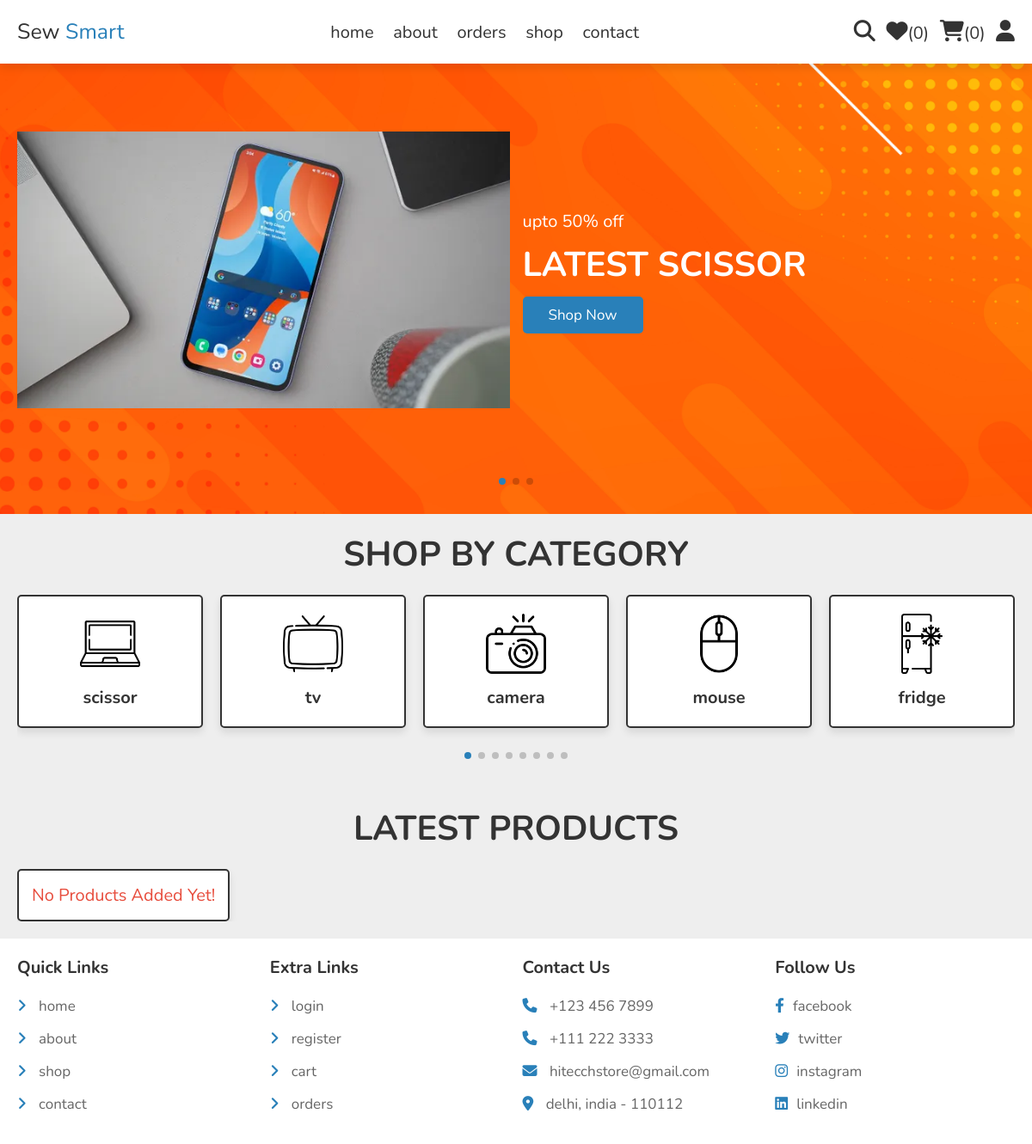
Page /home.php on the earlier database version.
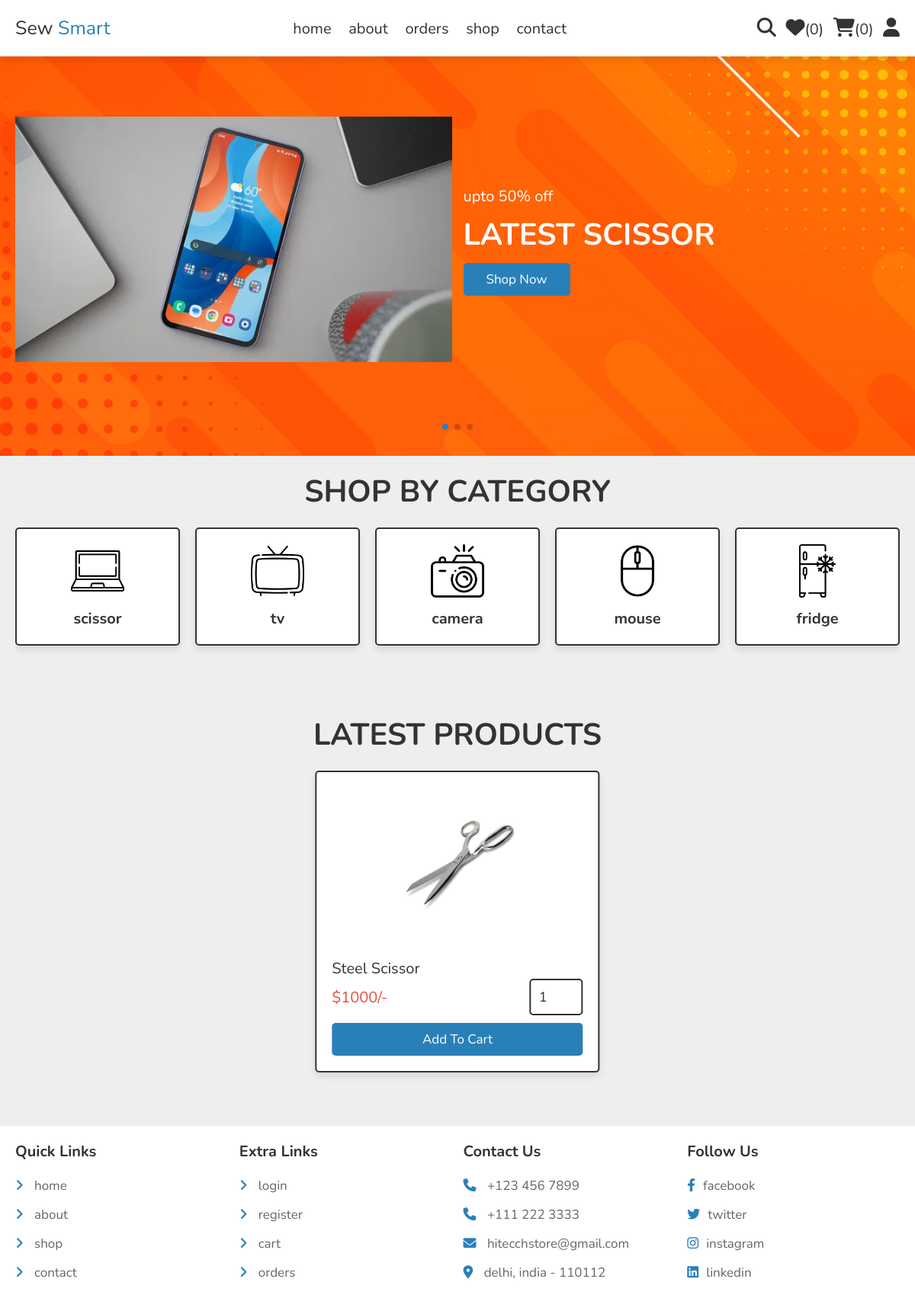
Same page on the later database version.
### tables this page shows
CREATE TABLE `products` (
  `id` int(100) NOT NULL,
  `name` varchar(100) NOT NULL,
  `details` varchar(500) NOT NULL,
  `price` int(10) NOT NULL,
  `image_01` varchar(100) NOT NULL,
  `image_02` varchar(100) NOT NULL,
  `image_03` varchar(100) NOT NULL
);

### home.php (the view, shortened to what this page needs)
<?php
include 'components/connect.php';
?>
<!DOCTYPE html>
<html lang="en">
<head>
   <link rel="stylesheet" href="https://unpkg.com/swiper@8/swiper-bundle.min.css" />
   <link rel="stylesheet" href="https://cdnjs.cloudflare.com/ajax/libs/font-awesome/6.1.1/css/all.min.css">
   <link rel="stylesheet" href="css/style.css">
</head>
<body>
   <?php include 'components/user_header.php'; ?>
   <div class="home-bg">
      <section class="home">
         <div class="swiper home-slider">
            <div class="swiper-wrapper">
               <div class="swiper-slide slide">
                  <div class="image">
                     <img src="images/home-img-1.png" alt="">
                  </div>
                  <div class="content">
                     <span>upto 50% off</span>
                     <h3>latest scissor</h3>
                     <a href="shop.php" class="btn">shop now</a>
                  </div>
               </div>
            </div>
            <div class="swiper-pagination"></div>
         </div>
      </section>
   </div>
   <section class="category">
      <h1 class="heading">shop by category</h1>
      <div class="swiper category-slider">
         <div class="swiper-wrapper">
            <a href="category.php?category=scissor" class="swiper-slide slide">
               <img src="images/icon-1.png" alt="">
               <h3>scissor</h3>
            </a>
            <a href="category.php?category=tv" class="swiper-slide slide">
               <img src="images/icon-2.png" alt="">
               <h3>tv</h3>
            </a>
            <a href="category.php?category=camera" class="swiper-slide slide">
               <img src="images/icon-3.png" alt="">
               <h3>camera</h3>
            </a>
            <a href="category.php?category=mouse" class="swiper-slide slide">
               <img src="images/icon-4.png" alt="">
               <h3>mouse</h3>
            </a>
            <a href="category.php?category=fridge" class="swiper-slide slide">
               <img src="images/icon-5.png" alt="">
               <h3>fridge</h3>
            </a>
         </div>
         <div class="swiper-pagination"></div>
      </div>
   </section>
   <section class="home-products">
      <h1 class="heading">latest products</h1>
      <div class="swiper products-slider">
         <div class="swiper-wrapper">
            <?php
            $select_products = $conn->prepare("SELECT * FROM `products` LIMIT 6");
            $select_products->execute();
            if ($select_products->rowCount() > 0) {
               while ($fetch_product = $select_products->fetch(PDO::FETCH_ASSOC)) {
            ?>
                  <form action="" method="post" class="swiper-slide slide">
                     <img src="uploaded_img/<?= $fetch_product['image_01']; ?>" alt="">
                     <div class="name"><?= $fetch_product['name']; ?></div>
                     <div class="flex">
                        <div class="price"><span>$</span><?= $fetch_product['price']; ?><span>/-</span></div>
                        <input type="number" name="qty" class="qty" min="1" max="99" onkeypress="if(this.value.length == 2) return false;" value="1">
                     </div>
                     <input type="submit" value="add to cart" class="btn" name="add_to_cart">
                  </form>
            <?php
               }
            } else {
               echo '<p class="empty">no products added yet!</p>';
            }
            ?>
         </div>
         <div class="swiper-pagination"></div>
      </div>
   </section>
   <?php include 'components/footer.php'; ?>
</body>
</html>

### components/user_header.php (shortened to what this page needs)
<header class="header">
   <section class="flex">
      <a href="home.php" class="logo">Sew <span>Smart</span></a>
      <nav class="navbar">
         <a href="home.php">home</a>
         <a href="about.php">about</a>
         <a href="orders.php">orders</a>
         <a href="shop.php">shop</a>
         <a href="contact.php">contact</a>
      </nav>
      <div class="icons">
         <?php
         $count_wishlist_items = $conn->prepare("SELECT * FROM `wishlist` WHERE user_id = ?");
         $count_wishlist_items->execute([$user_id]);
         $total_wishlist_counts = $count_wishlist_items->rowCount();
         $count_cart_items = $conn->prepare("SELECT * FROM `cart` WHERE user_id = ?");
         $count_cart_items->execute([$user_id]);
         $total_cart_counts = $count_cart_items->rowCount();
         ?>
         <a href="search_page.php"><i class="fas fa-search"></i></a>
         <a href="wishlist.php"><i class="fas fa-heart"></i><span>(<?= $total_wishlist_counts; ?>)</span></a>
         <a href="cart.php"><i class="fas fa-shopping-cart"></i><span>(<?= $total_cart_counts; ?>)</span></a>
         <div id="user-btn" class="fas fa-user"></div>
      </div>
   </section>
</header>

### components/footer.php
<footer class="footer">
   <section class="grid">
      <div class="box">
         <h3>quick links</h3>
         <a href="home.php"> <i class="fas fa-angle-right"></i> home</a>
         <a href="about.php"> <i class="fas fa-angle-right"></i> about</a>
         <a href="shop.php"> <i class="fas fa-angle-right"></i> shop</a>
         <a href="contact.php"> <i class="fas fa-angle-right"></i> contact</a>
      </div>
      <div class="box">
         <h3>extra links</h3>
         <a href="user_login.php"> <i class="fas fa-angle-right"></i> login</a>
         <a href="user_register.php"> <i class="fas fa-angle-right"></i> register</a>
         <a href="cart.php"> <i class="fas fa-angle-right"></i> cart</a>
         <a href="orders.php"> <i class="fas fa-angle-right"></i> orders</a>
      </div>
      <div class="box">
         <h3>contact us</h3>
         <a href="tel:1234567890"><i class="fas fa-phone"></i> +123 456 7899</a>
         <a href="tel:11122233333"><i class="fas fa-phone"></i> +111 222 3333</a>
         <a href="mailto:shaikh@gmail.com"><i class="fas fa-envelope"></i> hitecchstore@gmail.com</a>
         <a href="https://www.google.com/myplace"><i class="fas fa-map-marker-alt"></i> delhi, india - 110112 </a>
      </div>
      <div class="box">
         <h3>follow us</h3>
         <a href="#"><i class="fab fa-facebook-f"></i>facebook</a>
         <a href="#"><i class="fab fa-twitter"></i>twitter</a>
         <a href="#"><i class="fab fa-instagram"></i>instagram</a>
         <a href="#"><i class="fab fa-linkedin"></i>linkedin</a>
      </div>
   </section>
</footer>

### css/style.css (style rules this page uses)
:root { --main-color:#2980b9; --orange:#f39c12; --red:#e74c3c; --black:#333; --white:#fff; --light-color:#666; --light-bg:#eee; --border:.2rem solid var(--black); --box-shadow:0 .5rem 1rem rgba(0,0,0,.1); }
* { font-family: 'Nunito', sans-serif; margin:0; padding:0; box-sizing: border-box; outline: none; border:none; text-decoration: none; }
html { font-size: 62.5%; overflow-x: hidden; }
body { background-color: var(--light-bg); }
section { padding:2rem; max-width: 1200px; margin:0 auto; }
.heading { font-size: 4rem; color:var(--black); margin-bottom: 2rem; text-align: center; text-transform: uppercase; }
.btn, .delete-btn, .option-btn { display: block; width: 100%; margin-top: 1rem; border-radius: .5rem; padding:1rem 3rem; font-size: 1.7rem; text-transform: capitalize; color:var(--white); cursor: pointer; text-align: center; }
.btn { background-color: var(--main-color); }
.header { position: sticky; top:0; left:0; right:0; background-color: var(--white); box-shadow: var(--box-shadow); z-index: 1000; }
.header .flex { display: flex; align-items: center; justify-content: space-between; position: relative; }
.header .flex .logo { font-size: 2.5rem; color:var(--black); }
.header .flex .logo span { color:var(--main-color); }
.header .flex .navbar a { margin:0 1rem; font-size: 2rem; color:var(--black); }
.header .flex .icons > * { margin-left: 1rem; font-size: 2.5rem; cursor: pointer; color:var(--black); }
.header .flex .icons a span { font-size: 2rem; }
.home-bg { background:url(../images/home-bg.png) no-repeat; background-size: cover; background-position: center; }
.home-bg .home .slide { display: flex; align-items: center; flex-wrap: wrap; gap:1.5rem; padding-bottom: 6rem; padding-top: 2rem; user-select: none; }
.home-bg .home .slide .image { flex:1 1 40rem; }
.home-bg .home .slide .image img { height: 40rem; width: 100%; object-fit: contain; }
.home-bg .home .slide .content { flex:1 1 40rem; }
.home-bg .home .slide .content span { font-size: 2rem; color:var(--white); }
.home-bg .home .slide .content h3 { margin-top: 1rem; font-size: 4rem; color:var(--white); text-transform: uppercase; }
.home-bg .home .slide .content .btn { display: inline-block; width: auto; }
.category .slide { margin-bottom: 5rem; box-shadow: var(--box-shadow); border:var(--border); text-align: center; padding:2rem; background: var(--white); border-radius: .5rem; }
.category .slide img { height: 7rem; width: 100%; object-fit: contain; margin-bottom: 1rem; user-select: none; }
.category .slide h3 { font-size: 2rem; color:var(--black); user-select: none; }
.home-products .slide { position: relative; padding:2rem; border-radius: .5rem; border:var(--border); background-color: var(--white); box-shadow: var(--box-shadow); margin-bottom: 5rem; overflow: hidden; user-select: none; }
.home-products .slide img { width: 100%; height: 20rem; object-fit: contain; margin-bottom: 2rem; }
.home-products .slide .name { font-size: 2rem; color:var(--black); }
.home-products .slide .flex { display: flex; align-items: center; justify-content: space-between; gap:1rem; }
.home-products .slide .flex .qty { width: 7rem; padding:1rem; border:var(--border); font-size: 1.8rem; color:var(--black); border-radius: .5rem; }
.home-products .slide .flex .price { margin:1rem 0; font-size: 2rem; color:var(--red); }
.footer { background-color: var(--white); }
.footer .grid { display: grid; grid-template-columns: repeat(auto-fit, minmax(27rem, 1fr)); gap:1.5rem; align-items: flex-start; }
.footer .grid .box h3 { font-size: 2rem; color:var(--black); margin-bottom: 2rem; text-transform: capitalize; }
.footer .grid .box a { display: block; margin:1.5rem 0; font-size: 1.7rem; color:var(--light-color); }
.footer .grid .box a i { padding-right: 1rem; color:var(--main-color); transition: .2s linear; }
.empty { padding:1.5rem; background-color: var(--white); border: var(--border); box-shadow: var(--box-shadow); text-align: center; color:var(--red); border-radius: .5rem; font-size: 2rem; text-transform: capitalize; }

Differences in the rows shown:
added products: image_01 (picture)
added products: image_01 (picture), name "Steel Scissor", price "1000"
Other differences:
text no longer shown: "No Products Added Yet!"
